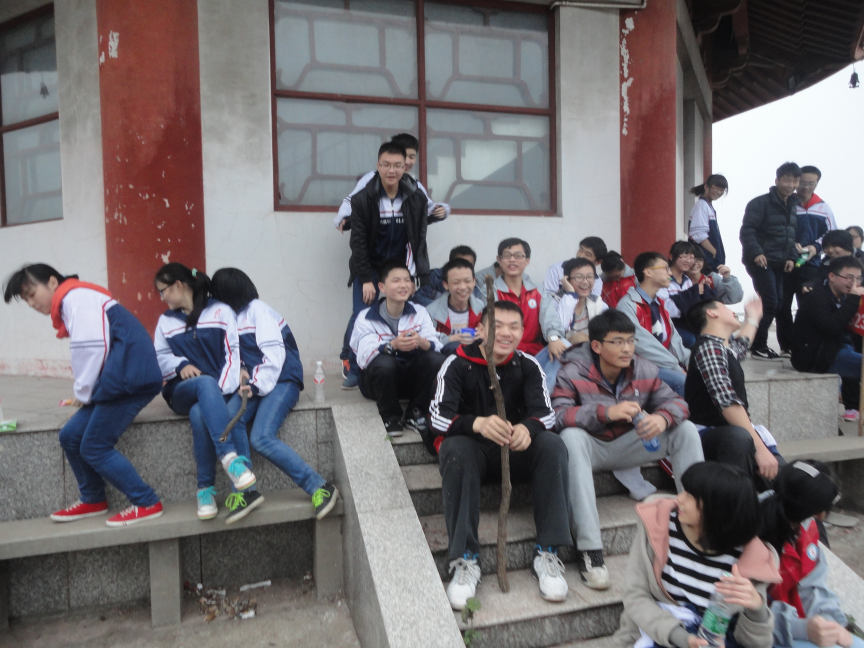
#> input picture image/11.26登山照片/DSC03431.JPG, 2592 x 1944 px (shown at 1/3 size); its folder holds only this picture in this run
$ python process_photos.py
#> lines starting #> are read from the running program, lines starting #| are printed output that depends on the picture
#!/usr/bin/env python3
"""
照片处理脚本：
1. 生成缩略图（用于预览）
2. 对原图和缩略图进行加密（XOR + Base64）
3. 分开存储：缩略图索引小文件 + 原图单独大文件
"""

import os
import base64
import json
from PIL import Image
from io import BytesIO

# 加密密钥（与网站密码一致）
PASSWORD = "523forever"

# 照片文件夹配置
PHOTO_FOLDERS = [
    {
        "source": "image/11.26登山照片",
        "name": "登山照片",
        "date": "2014-11-26",
        "description": "523班登山活动"
    },
    {
        "source": "image/2014.11.5罗建夫班牌照相",
        "name": "班牌合影",
        "date": "2014-11-05",
        "description": "罗建夫班牌照相留念"
    }
]

# 输出目录
OUTPUT_DIR = "data/encrypted-photos"
ORIGINALS_DIR = "data/encrypted-photos/originals"
THUMBNAIL_SIZE = (400, 300)  # 缩略图尺寸
THUMBNAIL_QUALITY = 70  # 缩略图质量


def xor_encrypt(data: bytes, password: str) -> bytes:
    """XOR加密"""
    key = password.encode('utf-8')
    key_len = len(key)
    return bytes([data[i] ^ key[i % key_len] for i in range(len(data))])


def encrypt_to_base64(data: bytes, password: str) -> str:
    """加密并转为Base64字符串"""
    encrypted = xor_encrypt(data, password)
    return base64.b64encode(encrypted).decode('utf-8')


def create_thumbnail(image_path: str) -> bytes:
    """创建缩略图并返回JPEG字节数据"""
#> called with image_path = 'image/11.26登山照片/DSC03431.JPG'
    with Image.open(image_path) as img:
        # 转换为RGB（处理RGBA等格式）
#> img is the input picture: PIL image 2592x1944 RGB; mean R, G, B 116.2, 110.7, 113.8
        if img.mode in ('RGBA', 'P'):
            img = img.convert('RGB')

        # 保持宽高比缩放
        img.thumbnail(THUMBNAIL_SIZE, Image.Resampling.LANCZOS)
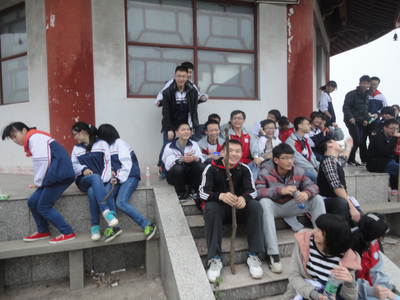
#> img: PIL image 400x300 RGB; mean R, G, B 116, 110.6, 113.6

        # 转换为JPEG字节
        buffer = BytesIO()
        img.save(buffer, format='JPEG', quality=THUMBNAIL_QUALITY, optimize=True)
        return buffer.getvalue()


def read_image_bytes(image_path: str) -> bytes:
    """读取图片原始字节"""
    with open(image_path, 'rb') as f:
        return f.read()


def process_folder(folder_config: dict, base_path: str, originals_dir: str) -> dict:
    """处理单个文件夹的照片"""
    folder_path = os.path.join(base_path, folder_config["source"])

    if not os.path.exists(folder_path):
        print(f"警告：文件夹不存在 {folder_path}")
        return None

    photos = []

    # 获取所有图片文件
    image_extensions = {'.jpg', '.jpeg', '.png', '.gif', '.webp'}
    files = sorted([
        f for f in os.listdir(folder_path)
        if os.path.splitext(f.lower())[1] in image_extensions
    ])

    print(f"\n处理文件夹: {folder_config['name']} ({len(files)} 张照片)")

    for i, filename in enumerate(files):
        image_path = os.path.join(folder_path, filename)
        print(f"  [{i+1}/{len(files)}] 处理: {filename}", end=" ")

        try:
            # 读取原图
            original_bytes = read_image_bytes(image_path)
            original_size = len(original_bytes)

            # 创建缩略图
            thumbnail_bytes = create_thumbnail(image_path)
            thumbnail_size = len(thumbnail_bytes)

            # 加密缩略图（直接嵌入索引）
            encrypted_thumbnail = encrypt_to_base64(thumbnail_bytes, PASSWORD)

            # 加密原图（单独存储到文件）
            photo_id = f"{folder_config['name']}_{i+1}"
            original_filename = f"{photo_id}.enc"
            original_path = os.path.join(originals_dir, original_filename)

            encrypted_original = encrypt_to_base64(original_bytes, PASSWORD)
            with open(original_path, 'w', encoding='utf-8') as f:
                f.write(encrypted_original)

            photos.append({
                "id": photo_id,
                "filename": filename,
                "thumbnail": encrypted_thumbnail,
                "originalFile": f"originals/{original_filename}",
                "originalSize": original_size,
                "thumbnailSize": thumbnail_size
            })

            print(f"✓ (原图: {original_size//1024}KB, 缩略图: {thumbnail_size//1024}KB)")

        except Exception as e:
            print(f"✗ 错误: {e}")

    return {
        "name": folder_config["name"],
        "date": folder_config["date"],
        "description": folder_config["description"],
        "count": len(photos),
        "photos": photos
    }


def main():
    base_path = os.path.dirname(os.path.abspath(__file__))
    output_dir = os.path.join(base_path, OUTPUT_DIR)
    originals_dir = os.path.join(base_path, ORIGINALS_DIR)

    # 创建输出目录
    os.makedirs(output_dir, exist_ok=True)
    os.makedirs(originals_dir, exist_ok=True)

    print("=" * 50)
    print("523班照片加密处理工具")
    print("=" * 50)

    albums = []

    for folder_config in PHOTO_FOLDERS:
        album = process_folder(folder_config, base_path, originals_dir)
        if album:
            albums.append(album)

            # 单独保存每个相册索引（只含缩略图，不含原图）
            album_filename = f"album_{folder_config['name']}.json"
            album_path = os.path.join(output_dir, album_filename)

            with open(album_path, 'w', encoding='utf-8') as f:
                json.dump(album, f, ensure_ascii=False)

            # 计算文件大小
            file_size = os.path.getsize(album_path)
            print(f"  索引保存到: {album_path} ({file_size//1024}KB)")

    # 保存相册索引
    index = [{
        "name": a["name"],
        "date": a["date"],
        "description": a["description"],
        "count": a["count"],
        "file": f"album_{a['name']}.json"
    } for a in albums]

    index_path = os.path.join(output_dir, "albums-index.json")
    with open(index_path, 'w', encoding='utf-8') as f:
        json.dump(index, f, ensure_ascii=False, indent=2)

    # 统计原图文件
    original_files = os.listdir(originals_dir)
    total_original_size = sum(
        os.path.getsize(os.path.join(originals_dir, f))
        for f in original_files
    )

    print("\n" + "=" * 50)
    print(f"处理完成！共 {len(albums)} 个相册")
    print(f"索引文件: {index_path}")
    print(f"原图文件: {len(original_files)} 个 (共 {total_original_size//1024//1024}MB)")
    print("=" * 50)


if __name__ == "__main__":
    main()
